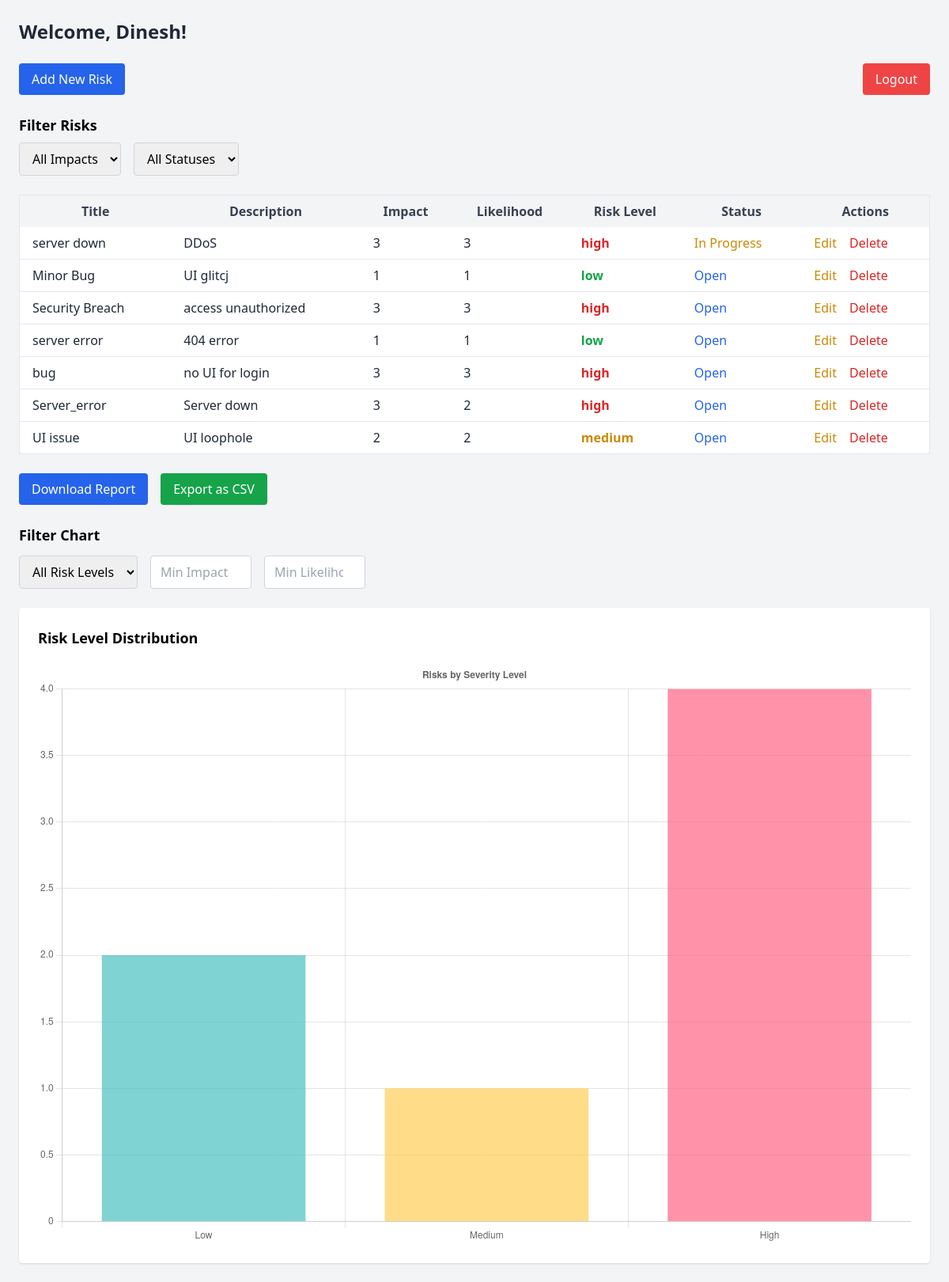
Page /dashboard (signed in) on the earlier database version.
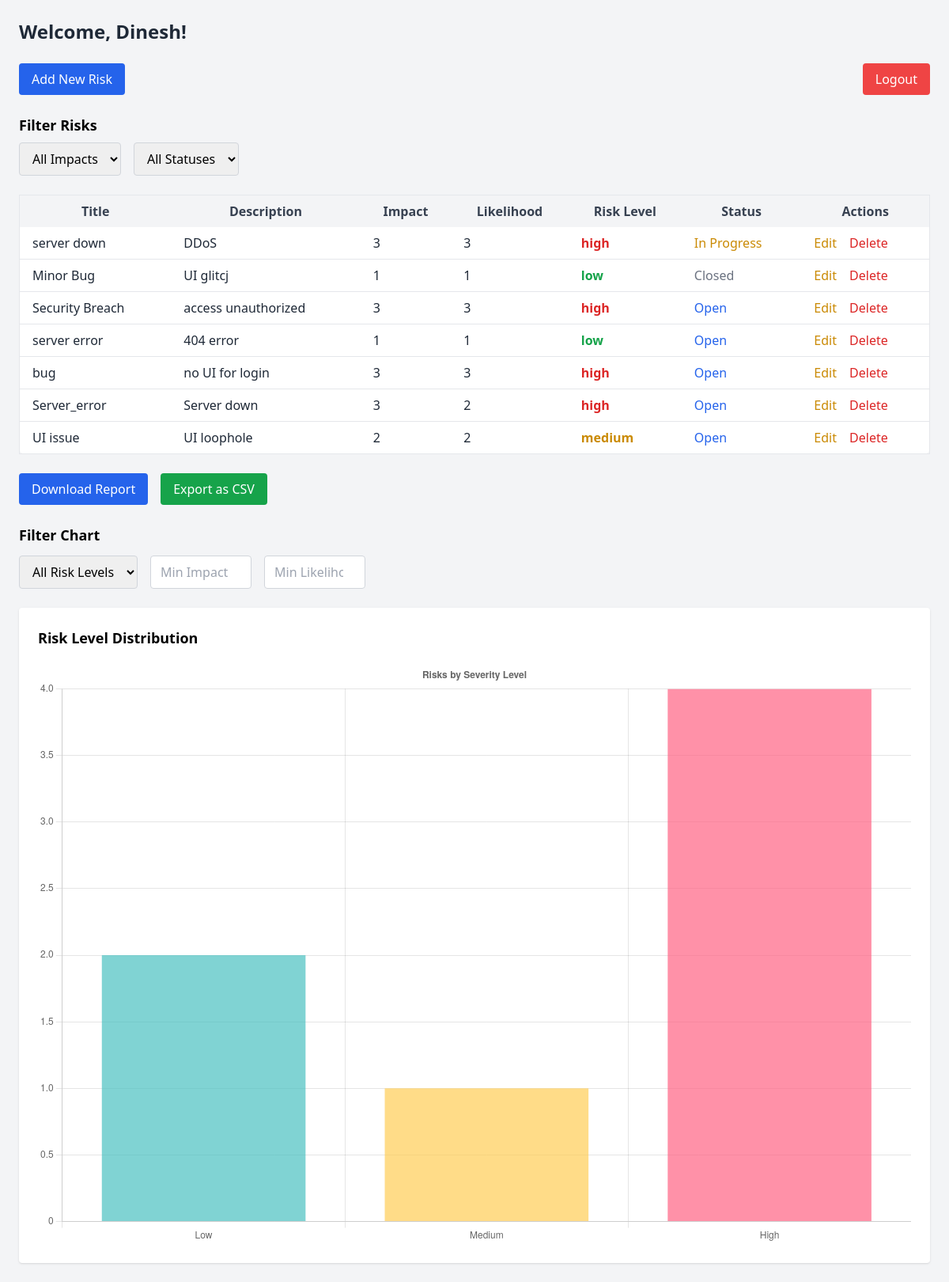
Same page on the later database version.
### models.py (models this page shows, shortened)
class User(db.Model, UserMixin):
    id = db.Column(db.Integer, primary_key = True)
    username = db.Column(db.String(20), unique = True, nullable = False)
    password_hash = db.Column(db.String(100), nullable = False)
    is_admin = db.Column(db.Boolean, default=False)

class Risk(db.Model):
    id = db.Column(db.Integer, primary_key = True)
    title = db.Column(db.String(100), nullable = False)
    description = db.Column(db.Text, nullable = False)
    impact = db.Column(db.Integer, nullable = False)
    likelihood = db.Column(db.Integer, nullable = False)
    owner_id = db.Column(db.Integer, db.ForeignKey('user.id'),nullable = False)
    created_at = db.Column(db.DateTime, default = datetime.utcnow)
    updated_at = db.Column(db.DateTime, default = datetime.utcnow, onupdate = datetime.utcnow)
    status = db.Column(db.String(20), nullable=False, default="Open")
    treatment_plan = db.Column(db.Text, nullable=True)
    @property
    def risk_score(self):
        return self.impact*self.likelihood
    @property
    def risk_level(self):
        score = self.risk_score
        if score <= 3:
            return "low"
        elif score <= 5:
            return "medium"
        else:
            return "high"

### app.py (the view)
@app.route('/dashboard')
@login_required
def dashboard():
    risks = Risk.query.filter_by(owner_id=current_user.id).all()
    risk_levels = {'low': 0, 'medium': 0, 'high': 0}
    for risk in risks:
        level = risk.risk_level
        if level in risk_levels:
            risk_levels[level] += 1
    return render_template('dashboard.html', risks=risks, risk_levels=risk_levels)

### app.py (called while the page is built)
@login_manager.user_loader
def load_user(user_id):
    with db.session() as session:  # Use an explicit session
        return session.get(User, int(user_id))

### templates/dashboard.html (shortened to what this page needs)
<!DOCTYPE html>
<html lang="en">
  <head>
    <script src="https://cdn.tailwindcss.com"></script>
  </head>
  <body class="bg-gray-100 min-h-screen p-6">
    <div class="max-w-7xl mx-auto">
      <h2 class="text-2xl font-bold text-gray-800 mb-6">
        Welcome, {{ current_user.username }}!
      </h2>
      <div class="flex justify-between items-center mb-6">
        <a
          href="{{ url_for('add_risk') }}"
          class="bg-blue-600 hover:bg-blue-700 text-white px-4 py-2 rounded"
        >
          Add New Risk
        </a>
        <a
          href="{{ url_for('logout') }}"
          class="bg-red-500 hover:bg-red-600 text-white px-4 py-2 rounded"
        >
          Logout
        </a>
      </div>
      <div class="mb-6">
        <h4 class="text-lg font-semibold mb-2">Filter Risks</h4>
        <div class="flex flex-wrap gap-4">
          <select
            id="impactFilter"
            class="border border-gray-300 rounded px-3 py-2"
          >
            <option value="">All Impacts</option>
          </select>
          <select
            id="statusFilter"
            class="border border-gray-300 rounded px-3 py-2"
          >
            <option value="">All Statuses</option>
          </select>
        </div>
      </div>
      <div class="overflow-x-auto max-h-[500px] overflow-y-scroll mb-6">
        <table id="riskTable" class="min-w-full bg-white border rounded-lg">
          <thead class="bg-gray-100 text-gray-700">
            <tr>
              <th class="px-4 py-2 cursor-pointer" onclick="sortTable(0)">
                Title
              </th>
              <th class="px-4 py-2 cursor-pointer" onclick="sortTable(1)">
                Description
              </th>
              <th class="px-4 py-2 cursor-pointer" onclick="sortTable(2)">
                Impact
              </th>
              <th class="px-4 py-2 cursor-pointer" onclick="sortTable(3)">
                Likelihood
              </th>
              <th class="px-4 py-2 cursor-pointer" onclick="sortTable(4)">
                Risk Level
              </th>
              <th class="px-4 py-2">Status</th>
              <th class="px-4 py-2">Actions</th>
            </tr>
          </thead>
          <tbody class="text-gray-800">
            {% for risk in risks %}
            <tr class="border-b hover:bg-gray-50">
              <td class="px-4 py-2">{{ risk.title }}</td>
              <td class="px-4 py-2">{{ risk.description }}</td>
              <td class="px-4 py-2">{{ risk.impact }}</td>
              <td class="px-4 py-2">{{ risk.likelihood }}</td>
              <td
                class="px-4 py-2 font-semibold {{ 'text-green-600' if risk.risk_level == 'low' else 'text-yellow-600' if risk.risk_level == 'medium' else 'text-red-600' }}"
                data-impact="{{ risk.risk_level | lower }}"
              >
                {{ risk.risk_level }}
              </td>
              <td
                class="px-4 py-2 {{ 'text-blue-600' if risk.status == 'Open' else 'text-yellow-600' if risk.status == 'In Progress' else 'text-green-600' if risk.status == 'Mitigated' else 'text-gray-500' }}"
              >
                {{ risk.status }}
              </td>
              <td class="px-4 py-2">
                <a
                  href="{{ url_for('edit_risk', risk_id=risk.id) }}"
                  class="text-yellow-600 hover:underline mr-3"
                  >Edit</a
                >
                <form
                  action="{{ url_for('delete_risk', risk_id=risk.id) }}"
                  method="POST"
                  class="inline"
                >
                  <button
                    type="submit"
                    class="text-red-600 hover:underline"
                    onclick="return confirm('Are you sure?')"
                  >
                    Delete
                  </button>
                </form>
              </td>
            </tr>
            {% endfor %}
          </tbody>
        </table>
      </div>
      <div class="flex gap-4 mb-6">
        <button
          id="downloadReport"
          class="bg-blue-600 hover:bg-blue-700 text-white px-4 py-2 rounded"
        >
          Download Report
        </button>
        <button
          id="exportCsv"
          class="bg-green-600 hover:bg-green-700 text-white px-4 py-2 rounded"
        >
          Export as CSV
        </button>
      </div>
      <div class="mb-6">
        <h5 class="text-lg font-semibold mb-3">Filter Chart</h5>
        <div class="flex flex-wrap gap-4 items-center">
          <select
            id="chartRiskLevelFilter"
            class="border border-gray-300 rounded px-3 py-2"
          >
            <option value="">All Risk Levels</option>
          </select>
          <input
            id="chartImpactMin"
            type="number"
            placeholder="Min Impact"
            class="border border-gray-300 rounded px-3 py-2 w-32"
            min="1"
            max="3"
          />
          <input
            id="chartLikelihoodMin"
            type="number"
            placeholder="Min Likelihood"
            class="border border-gray-300 rounded px-3 py-2 w-32"
            min="1"
            max="3"
          />
        </div>
      </div>
      <div class="bg-white p-6 rounded shadow">
        <h4 class="text-lg font-semibold mb-4">Risk Level Distribution</h4>
        <canvas id="riskChart" height="200"></canvas>
      </div>
    </div>
    <script>
      const ctx = document.getElementById('riskChart').getContext('2d');
      const riskChart = new Chart(ctx, {
        type: 'bar',
        data: {
          labels: ['Low', 'Medium', 'High'],
          datasets: [{
            label: 'Number of Risks',
            data: [
              {{ risk_levels['low'] }},
              {{ risk_levels['medium'] }},
              {{ risk_levels['high'] }}
            ],
            backgroundColor: [
              'rgba(75, 192, 192, 0.7)',
              'rgba(255, 206, 86, 0.7)',
              'rgba(255, 99, 132, 0.7)'
            ]
          }]
        },
        options: {
          responsive: true,
          plugins: {
            legend: { display: false },
            title: { display: true, text: 'Risks by Severity Level' }
          }
        }
      });
    </script>
  </body>
</html>

Differences in the rows shown:
changed Risk "Minor Bug": status "Open" → "Closed"
